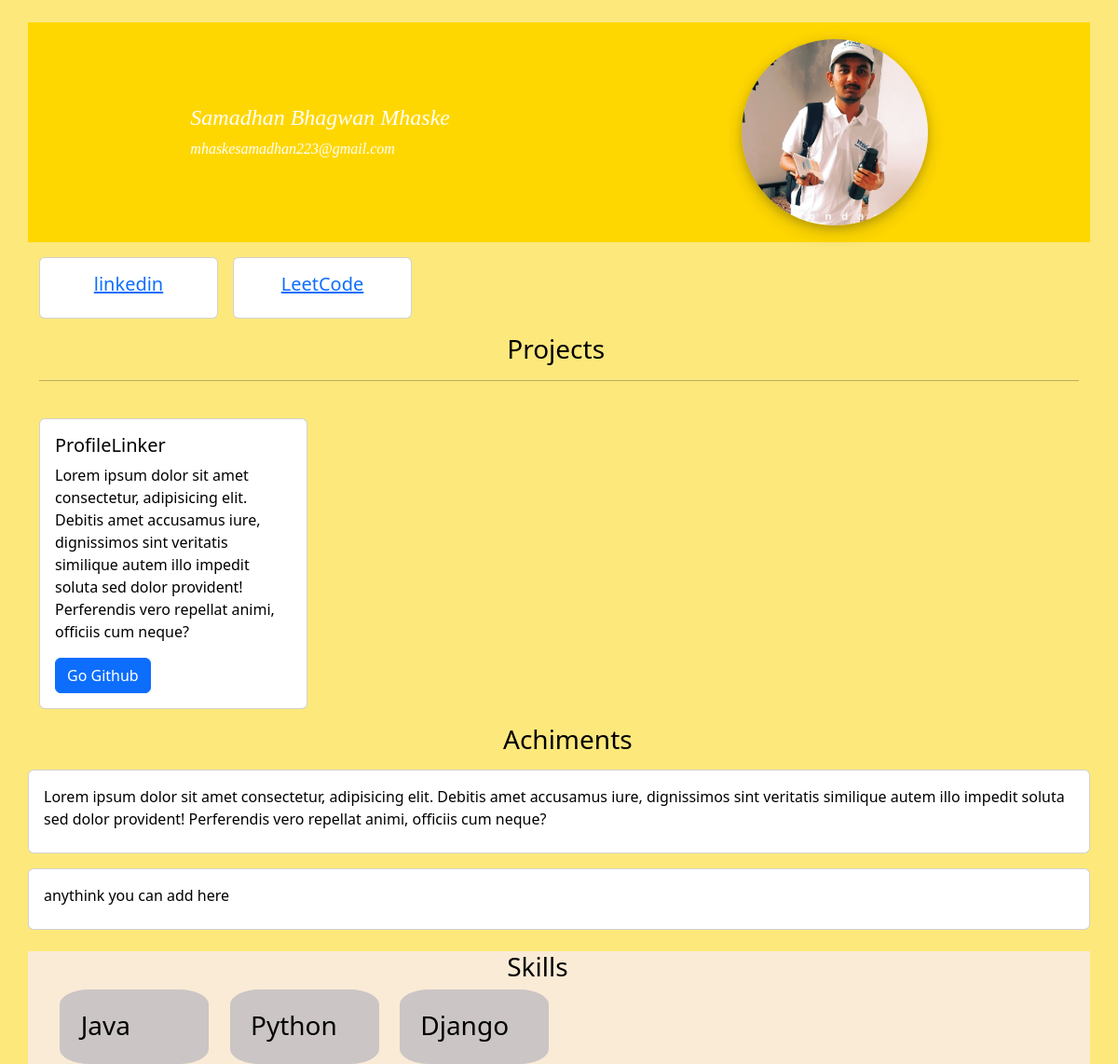
/profile/be0ae1a6-cfca-456e-adad-9a1d2ff0e7d5/, run on the app's committed database.
### app/models.py (models this page shows)
class Details(models.Model):
    user = models.OneToOneField(User, on_delete=models.CASCADE , unique=True)
    name = models.CharField(max_length=255)
    Education = models.CharField(choices=EDUCATION_CHOICE, max_length=50)
    email = models.EmailField(max_length=300)
    image = models.ImageField(upload_to='profile')

class LinkData(models.Model):
    user = models.ForeignKey(User, on_delete=models.CASCADE)
    nameLink = models.CharField(max_length=255)
    link = models.URLField(max_length=300)

class ProjectDetails(models.Model):
    user = models.ForeignKey(User, on_delete=models.CASCADE)
    projectname = models.CharField(max_length=255)
    githublink = models.URLField(max_length=300)
    image1 = models.ImageField(upload_to='project')
    image2 = models.ImageField(upload_to='project')
    desc = models.CharField(max_length=900)

class Achivement(models.Model):
    user = models.ForeignKey(User, on_delete=models.CASCADE)
    nameofachivement = models.CharField(max_length=255)

class Skill(models.Model):
    user = models.ForeignKey(User, on_delete=models.CASCADE)
    skillname = models.CharField(max_length=255)

### app/views.py (the view)
# urls.py: path('profile/<slug:id>/',shareprofile),
def shareprofile(request ,id):
    oid = ShareDetails.objects.get(nameid=id)
    detailsmodel = Details.objects.get(user=oid.user)
    linkdatamodel = LinkData.objects.filter(user=oid.user)
    projectDetailsmodel = ProjectDetails.objects.filter(user=oid.user)
    achimentModel = Achivement.objects.filter(user=oid.user)
    skillmodel = Skill.objects.filter(user=oid.user)
    return render(request,'profile.html',{'detailsmodel':detailsmodel,'linkdatamodel':linkdatamodel,'projectDetailsmodel':projectDetailsmodel,'achimentModel':achimentModel,'skillmodel':skillmodel})

### app/templates/profile.html (shortened to what this page needs)
<!DOCTYPE html>
{% load static %}
<html lang="en">
  <head>
    <link
      href="https://cdn.jsdelivr.net/npm/bootstrap@5.2.1/dist/css/bootstrap.min.css"
      rel="stylesheet"
    />
    <link rel="stylesheet" href="{% static 'app/css/style.css' %}" />
  </head>
  <body style="
  background-color: #fde87c;
">
    <div class="profilemain">
      <div class="container profileinner">
        <div class="left">
            <h4>{{detailsmodel.name}}</h4>
            </h6>{{detailsmodel.email}}</h6>
        </div>
        <div class="imgshow right">
            <img src="{{detailsmodel.image.url}}" alt="">
         </div>
      </div>
      <div class="linkofsocial container mt-3 d-flex">
        {% for i in linkdatamodel %}
        <div class="card me-3" style="width: 12rem; color: black; align-items: center;">
            <div class="card-body">
              <h5 class="card-title"><a href="{{i.link}}" target="_blank" >{{i.nameLink}}</a></h5>
            </div>
          </div>
        {% endfor %}
      </div>
      <div class="projectsecontion container mt-3">
        <h3 style="color:black; margin-left:45%">Projects</h3>
        <hr style="color:black">
        <br>
        <div class="d-flex">
            {% for i in projectDetailsmodel %}
            <div class="card me-3" style="width: 18rem; color: black">
                <div class="card-body" style="border-radius: 50%;">
                  <h5 class="card-title">{{i.projectname}}</h5>
                  <p class="card-text">{{i.desc}}</p>
                  <a href="{{i.githublink}}" class="btn btn-primary" target="_blank" >Go Github</a>
                </div>
              </div>
          </div>
          {% endfor %}
        </div>
      </div>
      <div class="achimentsection mt-3" style="color:black">
        <h3 style="margin-left:45%">Achiments</h3>
        <div>
            {% for i in achimentModel %}
            <div class="card mt-3" style="width: 95%; color: black; margin-left:2.5%">
                <div class="card-body" style="border-radius: 50%;">
                  <p class="card-title">{{i.nameofachivement}}</p>
                </div>
              </div>
            {% endfor %}
        </div>
      </div>
      <div class="skillssection container" style="color:black">
        <h3 style="margin-left:45%; margin-top:2%">Skills</h3>
        <div class="d-flex">
            {% for i in skillmodel %}
            <div class="mycard">
                <h3>{{i.skillname}}</h3>
            </div>
            {% endfor %}
        </div>
      </div>
  </body>
</html>

### app/static/app/css/style.css (style rules this page uses)
body { background-color: rgb(41, 40, 40); color: #ffff; }
img { height: 25vh; width: 25vh; box-shadow: 0 4px 8px 0 rgba(41, 40, 40, 0.2), 0 6px 20px 0 rgba(32, 32, 32, 0.19); border-radius: 50%; }
.profileinner { background-color: gold; display: flex; justify-content: space-around; align-items: center; margin-top: 2%; font-size: medium; font-style: italic; font-family: cursive; padding: 1.5%; }
.mycard { background-color: #cbc5c5; height: 5rem; width: 10rem; align-items: center; display: block; justify-content: center; border-radius: 20%; padding: 2%; margin-left: 2%; }
.skillssection { background-color: antiquewhite; }

### data on the page
Details: name "Samadhan Bhagwan Mhaske", email "mhaskesamadhan223@gmail.com", image (picture)
LinkData: nameLink "linkedin"
LinkData: nameLink "LeetCode"
ProjectDetails: projectname "ProfileLinker", desc "Lorem ipsum dolor sit amet consectetur, adipisicing elit. Debitis amet accusamus iure, dignissimos sint veritatis similique autem illo impedit soluta sed dolor provident! Perferendis vero repellat animi, officiis cum neque?"
Achivement: nameofachivement "Lorem ipsum dolor sit amet consectetur, adipisicing elit. Debitis amet accusamus iure, dignissimos sint veritatis similique autem illo impedit soluta sed dolor provident! Perferendis vero repellat animi, officiis cum neque?"
Achivement: nameofachivement "anythink you can add here"
Skill: skillname "Java"
Skill: skillname "Python"
Skill: skillname "Django"
